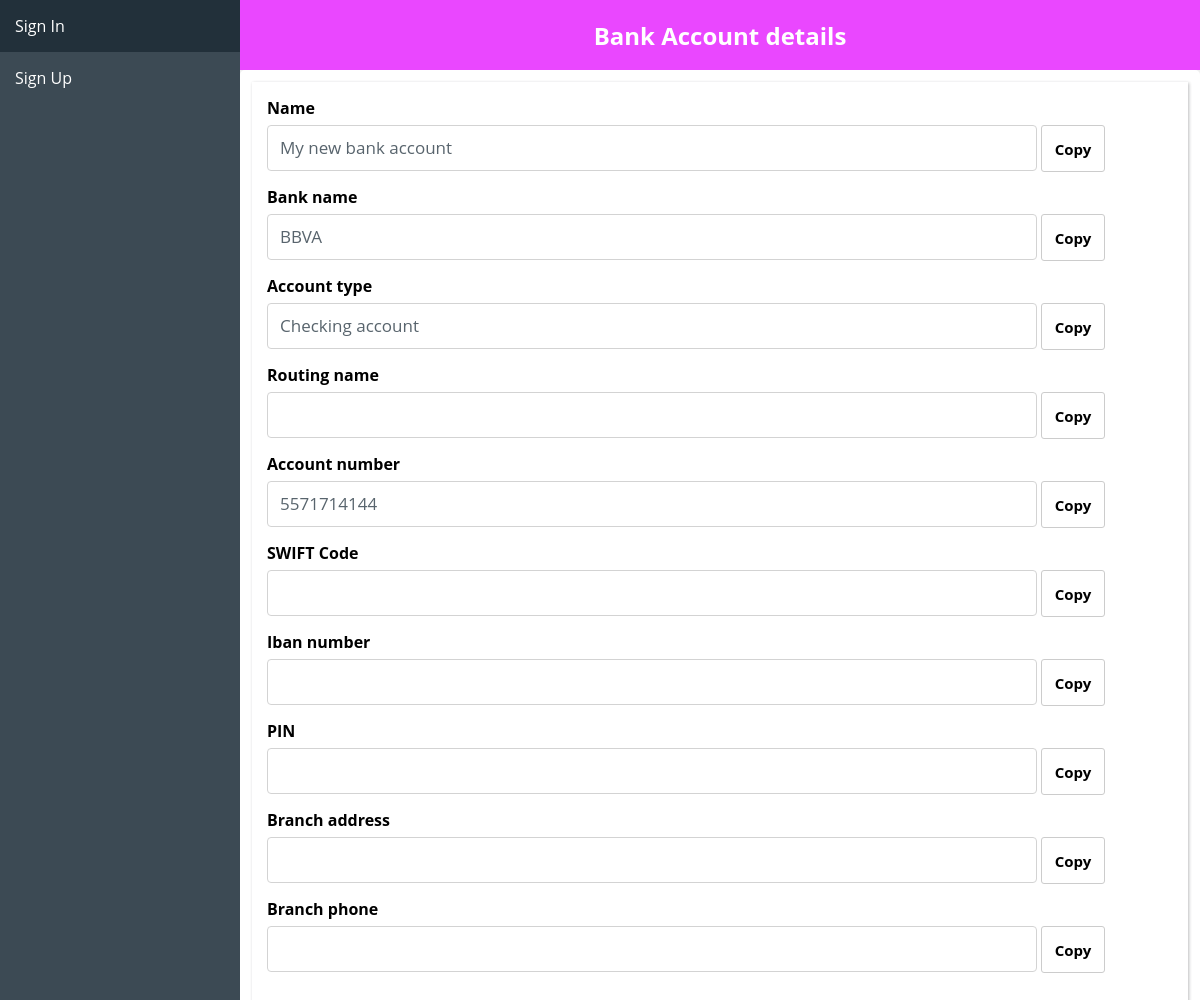
/vault/detail/bank_account/2, run on the app's committed database.
### vault/models.py (models this page shows, shortened)
class BankAccount(models.Model):
    TYPE_CHOICES = [
        ('Checking account', 'Checking account'),
        ('Saving account', 'Saving account'),
        ('Money market account', 'Money market account'),
        ('Certificate of deposite (CD) account', 'Certificate of deposite (CD) account'),
    ]
    timestamp = models.DateTimeField(auto_now_add=True)
    updated = models.DateTimeField(auto_now=True)
    user = models.ForeignKey(User, on_delete=models.CASCADE, blank=True, null=True, related_name="bank_accounts")
    name = models.CharField(verbose_name="Bank Account Name", max_length=25, blank=True, null=True)
    bank_name = models.CharField(verbose_name="Bank Name", max_length=25, blank=True, null=True)
    account_type = models.CharField(verbose_name="Account Type", max_length=50, blank=True, null=True, choices=TYPE_CHOICES, default="Checking account")
    routing_name = models.CharField(verbose_name="Routing Name", max_length=25, blank=True, null=True)
    account_number = models.CharField(verbose_name="Account Number", max_length=25, blank=True, null=True)
    swift_code = models.CharField(verbose_name="Swift Code", max_length=25, blank=True, null=True)
    iban_number = models.CharField(verbose_name="Iban Number", max_length=25, blank=True, null=True)
    pin = models.CharField(verbose_name="Pin", max_length=25, blank=True, null=True)
    branch_address = models.CharField(verbose_name="Branch Address", max_length=25, blank=True, null=True)
    branch_phone = models.CharField(verbose_name="Branch Phone", max_length=25, blank=True, null=True)

### vault/views.py (the view)
# urls.py: path('detail/bank_account/<pk>', views.DetailBankAccountView.as_view(), name="detail_bank_account"),
class DetailBankAccountView(DetailView):
	model = BankAccount
	template_name = 'vault/detail_item.html'
	context_object_name = 'bank_account'
	def get_context_data(self, **kwargs):
		context = super().get_context_data(**kwargs)
		context['bank_account'] = BankAccount.objects.get(id=self.kwargs.get('pk'))
		return context

### templates/vault/detail_item.html (shortened to what this page needs)
{% extends 'base.html' %}
{% load static %}
{% block content %}
    {% if password %}
        <h2 class="header" style="background-color: tomato;">Password details</h3>
    {% elif note %}
        <h2 class="header" style="background-color: rgb(255, 237, 0);">Note details</h3>
    {% elif address %}
        <h2 class="header" style="background-color: rgb(114, 255, 0);">Address details</h3>
    {% elif payment_card %}
        <h2 class="header" style="background-color: rgb(74, 71, 255);">Payment Card details</h3>
    {% elif bank_account %}
        <h2 class="header" style="background-color: rgb(234, 71, 255);">Bank Account details</h3>
    {% endif %}
    <section>
        <div class="container" style="margin: auto;padding: 12px;">
            <form style="padding: 15px;box-shadow: 1px 1px 3px rgba(33,37,41,0.3);">
                {% if password %}
                    <label class="form-label" style="font-weight: bold;display: block;">Site URL</label>
                    <input class="form-control" id="password-url" type="text" style="width: 85%;display: inline;margin-bottom: 15px;" value="{{ password.url }}" readonly>
                    <a href="{{ password.url }}" class="password-a" target="_blank" style="background: rgba(255,255,255,0);text-align: center;font-weight: bold;font-size: 15px;padding: 12.5px;color: #000000;border: 0.3px solid #cccccc ;">Go</a>
                    <label class="form-label" style="font-weight: bold;display: block;">Name</label>
                    <input class="form-control" id="password-name" type="text" style="width: 85%;display: inline;margin-bottom: 15px;" value="{{ password.name }}" readonly>
                    <a onclick="copyToClipBoard('password-name');" class="password-a" style="background: rgba(255,255,255,0);text-align: center;font-weight: bold;font-size: 15px;padding: 12.5px;color: #000000;border: 0.3px solid #cccccc ;">Copy</a>
                    <label class="form-label" style="font-weight: bold;display: block;">Email</label>
                    <input class="form-control" id="password-email" type="text" style="width: 85%;display: inline;margin-bottom: 15px;" value="{{ password.email }}" readonly>
                    <a onclick="copyToClipBoard('password-email');" class="password-a" style="background: rgba(255,255,255,0);text-align: center;font-weight: bold;font-size: 15px;padding: 12.5px;color: #000000;border: 0.3px solid #cccccc ;">Copy</a>
                    <label class="form-label" style="font-weight: bold;display: block;">Password</label>
                    <input class="form-control" id="password-password" type="text" style="width: 85%;display: inline;margin-bottom: 15px;" value="{{ password.password }}" readonly>
                    <a onclick="copyToClipBoard('password-password');" class="password-a" style="background: rgba(255,255,255,0);text-align: center;font-weight: bold;font-size: 15px;padding: 12.5px;color: #000000;border: 0.3px solid #cccccc ;">Copy</a>
                {% elif bank_account %}
                    <label class="form-label" style="font-weight: bold;display: block;">Name</label>
                    <input class="form-control" id="bank-account-name" type="text" style="width: 85%;display: inline;margin-bottom: 15px;" value="{{ bank_account.name }}" readonly>
                    <a onclick="copyToClipBoard('bank-account-name');" class="bank-account-a" style="background: rgba(255,255,255,0);text-align: center;font-weight: bold;font-size: 15px;padding: 12.5px;color: #000000;border: 0.3px solid #cccccc ;">Copy</a>
                    <label class="form-label" style="font-weight: bold;display: block;">Bank name</label>
                    <input class="form-control" id="bank-account-bank-name" type="text" style="width: 85%;display: inline;margin-bottom: 15px;" value="{{ bank_account.bank_name }}" readonly>
                    <a onclick="copyToClipBoard('bank-account-bank-name');" class="bank-account-a" style="background: rgba(255,255,255,0);text-align: center;font-weight: bold;font-size: 15px;padding: 12.5px;color: #000000;border: 0.3px solid #cccccc ;">Copy</a>
                    <label class="form-label" style="font-weight: bold;display: block;">Account type</label>
                    <input class="form-control" id="bank-account-account-type" type="text" style="width: 85%;display: inline;margin-bottom: 15px;" value="{{ bank_account.account_type }}" readonly>
                    <a onclick="copyToClipBoard('bank-account-account-type');" class="bank-account-a" style="background: rgba(255,255,255,0);text-align: center;font-weight: bold;font-size: 15px;padding: 12.5px;color: #000000;border: 0.3px solid #cccccc ;">Copy</a>
                    <label class="form-label" style="font-weight: bold;display: block;">Routing name</label>
                    <input class="form-control" id="bank-account-routing-name" type="text" style="width: 85%;display: inline;margin-bottom: 15px;" value="{{ bank_account.routing_name }}" readonly>
                    <a onclick="copyToClipBoard('bank-account-routing-name');" class="bank-account-a" style="background: rgba(255,255,255,0);text-align: center;font-weight: bold;font-size: 15px;padding: 12.5px;color: #000000;border: 0.3px solid #cccccc ;">Copy</a>
                    <label class="form-label" style="font-weight: bold;display: block;">Account number</label>
                    <input class="form-control" id="bank-account-account-number" type="text" style="width: 85%;display: inline;margin-bottom: 15px;" value="{{ bank_account.account_number }}" readonly>
                    <a onclick="copyToClipBoard('bank-account-account-number');" class="bank-account-a" style="background: rgba(255,255,255,0);text-align: center;font-weight: bold;font-size: 15px;padding: 12.5px;color: #000000;border: 0.3px solid #cccccc ;">Copy</a>
                    <label class="form-label" style="font-weight: bold;display: block;">SWIFT Code</label>
                    <input class="form-control" id="bank-account-swift-code" type="text" style="width: 85%;display: inline;margin-bottom: 15px;" value="{{ bank_account.swift_code }}" readonly>
                    <a onclick="copyToClipBoard('bank-account-swift-code');" class="bank-account-a" style="background: rgba(255,255,255,0);text-align: center;font-weight: bold;font-size: 15px;padding: 12.5px;color: #000000;border: 0.3px solid #cccccc ;">Copy</a>
                    <label class="form-label" style="font-weight: bold;display: block;">Iban number</label>
                    <input class="form-control" id="bank-account-iban-number" type="text" style="width: 85%;display: inline;margin-bottom: 15px;" value="{{ bank_account.iban_number }}" readonly>
                    <a onclick="copyToClipBoard('bank-account-iban-number');" class="bank-account-a" style="background: rgba(255,255,255,0);text-align: center;font-weight: bold;font-size: 15px;padding: 12.5px;color: #000000;border: 0.3px solid #cccccc ;">Copy</a>
                    <label class="form-label" style="font-weight: bold;display: block;">PIN</label>
                    <input class="form-control" id="bank-account-pin" type="text" style="width: 85%;display: inline;margin-bottom: 15px;" value="{{ bank_account.pin }}" readonly>
                    <a onclick="copyToClipBoard('bank-account-pin');" class="bank-account-a" style="background: rgba(255,255,255,0);text-align: center;font-weight: bold;font-size: 15px;padding: 12.5px;color: #000000;border: 0.3px solid #cccccc ;">Copy</a>
                    <label class="form-label" style="font-weight: bold;display: block;">Branch address</label>
                    <input class="form-control" id="bank-account-branch-address" type="text" style="width: 85%;display: inline;margin-bottom: 15px;" value="{{ bank_account.branch_address }}" readonly>
                    <a onclick="copyToClipBoard('bank-account-branch-address');" class="bank-account-a" style="background: rgba(255,255,255,0);text-align: center;font-weight: bold;font-size: 15px;padding: 12.5px;color: #000000;border: 0.3px solid #cccccc ;">Copy</a>
                    <label class="form-label" style="font-weight: bold;display: block;">Branch phone</label>
                    <input class="form-control" id="bank-account-branch-phone" type="text" style="width: 85%;display: inline;margin-bottom: 15px;" value="{{ bank_account.branch_phone }}" readonly>
                    <a onclick="copyToClipBoard('bank-account-branch-phone');" class="bank-account-a" style="background: rgba(255,255,255,0);text-align: center;font-weight: bold;font-size: 15px;padding: 12.5px;color: #000000;border: 0.3px solid #cccccc ;">Copy</a>
                {% else %}
                    <p>Error: vuelva a intentarlo más tarde.</p>
                {% endif %}
            </form>
        </div>
    </section>
{% endblock %}

### static/capstone.css (style rules this page uses)
body { font-family: 'Open Sans', Verdana; }
* { box-sizing: border-box; }
body { margin: 0; }
body, html, .map-container { height: 100%; }
input[type=text], input[type=email], input[type=password], select, textarea { width: 100%; padding: 12px; border: 1px solid #ccc; border-radius: 4px; box-sizing: border-box; margin-top: 6px; margin-bottom: 16px; resize: vertical; }
::placeholder { color: #3c4a54ff; font-family: 'Open Sans', Verdana; }
input, select { color: #3c4a54ff; font-family: 'Open Sans', Verdana; }
.container { border-radius: 5px; background-color: #fff; padding: 20px; }
input, select, .btn { width: 100%; padding: 12px; border: none; border-radius: 4px; margin: 5px 0; opacity: 0.85; display: inline-block; font-size: 17px; line-height: 20px; text-decoration: none; }
.header { color: white; background-color: #2e6bd1ff; text-align: center; padding: 18.72px; margin: 0px; }
a { text-decoration: none; }
a.password-a, a.note-a, a.address-a, a.payment-card-a, a.bank-account-a { border-radius: 3px; }

### data on the page
BankAccount: name "My new bank account", bank_name "BBVA", account_type "Checking account", account_number "5571714144"
